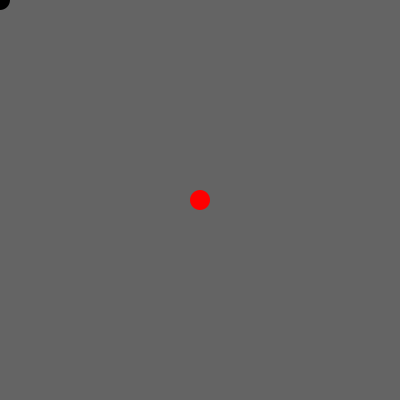
Frame 1 (no input)
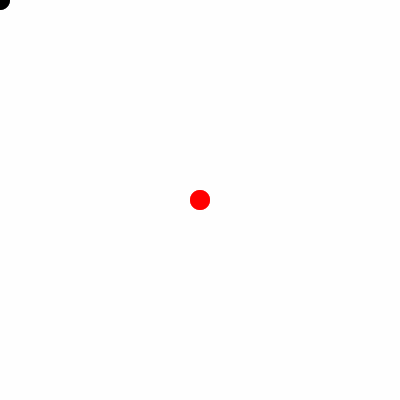
Frame 60 (the mouse pressed at the canvas centre just before this capture)
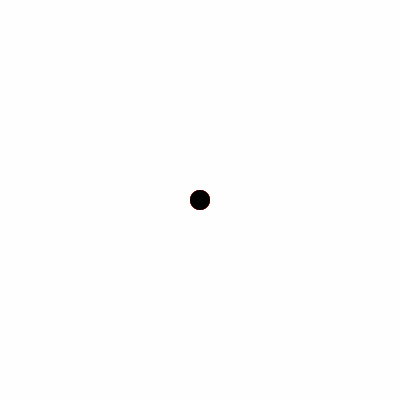
Frame 120 (the mouse held since frame 60 and released just before this capture)

The Processing sketch that drew these frames (run headless with seeded random() and noise(); from frame 60 on, the mouse is pressed at the canvas centre):

// Processing sketch: processing_42994
// ── processing_42994.pde

int x = 200;
int speedX=2;
int radius=10;
int y = 200;


void setup() {
  size(400, 400);
  smooth();
  background(0);
  ellipseMode(RADIUS);
}


void draw() {
  
  noStroke();
  fill(255,100);
  rect(0,0,400,400);
  fill(255,0,0);
  ellipse (x, y, radius, radius);
  fill(0);  
  ellipse (mouseX, mouseY, radius, radius);

  
  if ((keyPressed)&&(dist(x,y,mouseX,mouseY)<radius)  &&
  (mouseY<y))
  {
  y= y+radius;  
  }
  
  
  if ((keyPressed)&&(dist(x,y,mouseX,mouseY)<radius)  &&
  (mouseY>y))
  {
  y= y-radius;
  }
  
   if ((mousePressed)&&(dist(x,y,mouseX,mouseY)<radius)  &&
  (mouseX>x) )
  {
  x= x-radius;
   }
   
   if ((mousePressed)&&(dist(x,y,mouseX,mouseY)<radius)  &&
  (mouseX<x) )
  {
  x= x+radius;
   }
   
   if ((x<0)||(x>width)||(y<0)||(y>height))  {
   x=200;
  y=200;;}

    
  
   }
  

  


 
  
  
